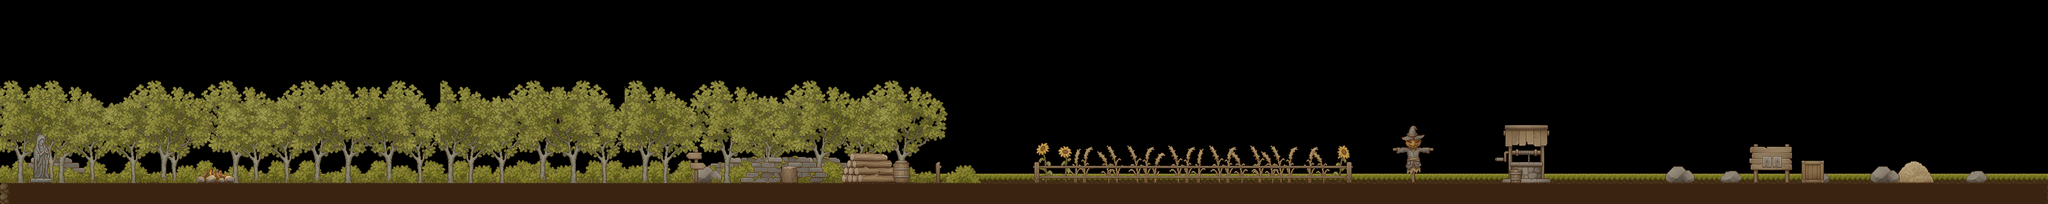

A 2D game scene composited from a Tiled map and its tileset images. What follows is a short description and the map's XML, with each tile layer's data collapsed to a summary:
An orthogonal 200x20 tile map with 16x16 px tiles, 16 tile layers (ground, bushes, bushes1, bushes2, ...), 2 tilesets.

<map version="1.9" tiledversion="1.9.2" orientation="orthogonal" renderorder="right-down" width="200" height="20" tilewidth="16" tileheight="16" infinite="0" nextlayerid="36" nextobjectid="12">
 <tileset firstgid="1" source="TX Tileset Ground.tsx" />
 <tileset firstgid="257" source="TX Village Props.tsx" />
 <layer id="15" name="ground" width="200" height="20" offsetx="0" offsety="16">
  <data>[4000 cells, 675 non-empty, 33 distinct tile ids]</data>
 </layer>
 <layer id="32" name="bushes" width="200" height="20" offsetx="0" offsety="15.5">
  <data>[4000 cells, 144 non-empty, 18 distinct tile ids]</data>
 </layer>
 <layer id="34" name="bushes1" width="200" height="20" offsetx="0" offsety="14.5">
  <data>[4000 cells, 180 non-empty, 18 distinct tile ids]</data>
 </layer>
 <layer id="35" name="bushes2" width="200" height="20" offsetx="0" offsety="15.5">
  <data>[4000 cells, 118 non-empty, 20 distinct tile ids]</data>
 </layer>
 <group id="21" name="tree" offsetx="0" offsety="15.5">
  <layer id="17" name="tree1" width="200" height="20">
   <data>[4000 cells, 612 non-empty, 102 distinct tile ids]</data>
  </layer>
  <layer id="18" name="tree2" width="200" height="20">
   <data>[4000 cells, 504 non-empty, 72 distinct tile ids]</data>
  </layer>
  <layer id="19" name="tree3" width="200" height="20">
   <data>[4000 cells, 504 non-empty, 72 distinct tile ids]</data>
  </layer>
  <layer id="20" name="tree4" width="200" height="20">
   <data>[4000 cells, 743 non-empty, 118 distinct tile ids]</data>
  </layer>
 </group>
 <group id="23" name="grass" offsetx="0" offsety="15">
  <layer id="24" name="grass2" width="200" height="20">
   <data>[4000 cells, 37 non-empty, 8 distinct tile ids]</data>
  </layer>
  <layer id="22" name="grass1" width="200" height="20">
   <data>[4000 cells, 62 non-empty, 10 distinct tile ids]</data>
  </layer>
 </group>
 <group id="28" name="plants" offsetx="0" offsety="15.5">
  <layer id="25" name="wheat1" width="200" height="20">
   <data>[4000 cells, 51 non-empty, 8 distinct tile ids]</data>
  </layer>
  <layer id="26" name="wheat2" width="200" height="20">
   <data>[4000 cells, 53 non-empty, 8 distinct tile ids]</data>
  </layer>
  <layer id="27" name="wheat3" width="200" height="20">
   <data>[4000 cells, 63 non-empty, 22 distinct tile ids]</data>
  </layer>
  <layer id="29" name="sunflowwer" width="200" height="20">
   <data>[4000 cells, 92 non-empty, 92 distinct tile ids]</data>
  </layer>
 </group>
 <layer id="31" name="statue" width="200" height="20" offsetx="0" offsety="15.5">
  <data>[4000 cells, 223 non-empty, 128 distinct tile ids]</data>
 </layer>
 <layer id="30" name="bonfire" width="200" height="20" offsetx="0" offsety="15.5">
  <data>[4000 cells, 38 non-empty, 36 distinct tile ids]</data>
 </layer>
</map>
